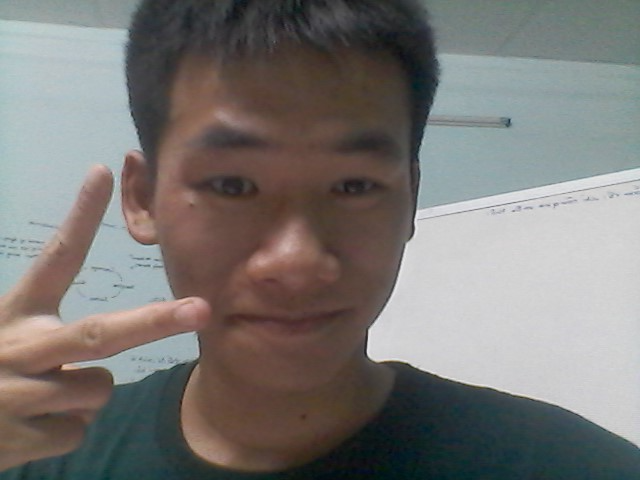
%> input picture Chap2 Spatial Filters/huy.png, 640 x 480 px
$ octave Chap2_bai8_Gaussian_Filter.m   (GNU Octave 9; MATLAB toolbox functions it lacks are replaced by stand-ins)
%> lines starting %> are read from the running program, lines starting %| are printed output that depends on the picture
i = imread('huy.png');
%> i is the input picture: size 480x640x3 uint8; mean R, G, B 122.6, 119.5, 116.9
g = im2gray(i);
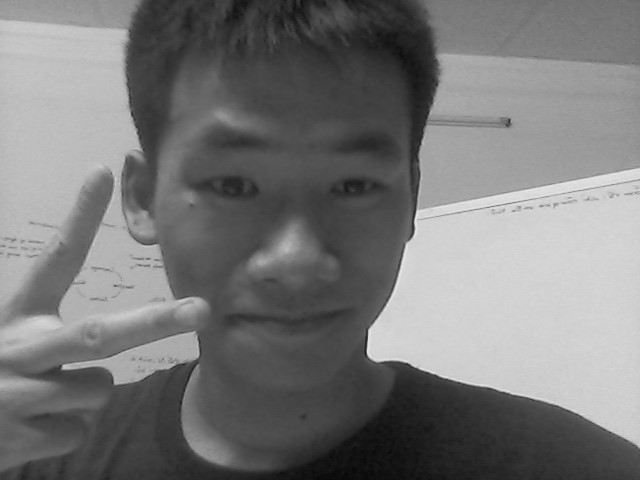
%> g: size 480x640 uint8; min 8, max 232, mean 120.1

gaus_noise = normrnd(0,10,size(g)); % change here for demo

h = ([1 2 1; 2 4 2; 1 2 1])/20; % change here
i1 = g + uint8(gaus_noise);

figure;
subplot(221), imshow(g), title('Origin');

out_a = uint8(conv2(i1,h,'same'));
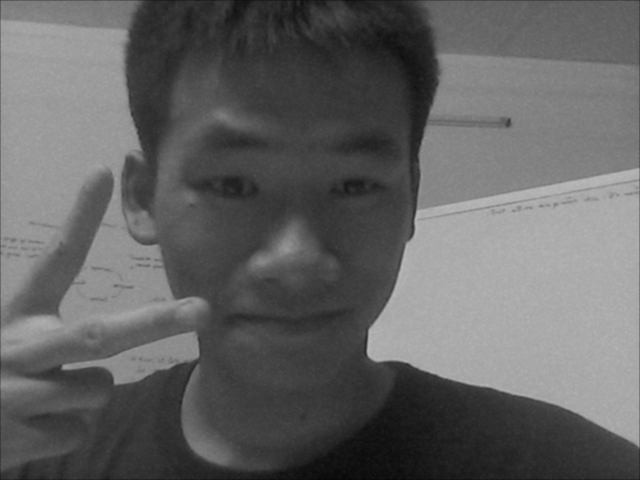
%> out_a: size 480x640 uint8; min 7, max 187, mean 99.1

subplot(222); imshow(i1); title('Noised img');

subplot(223); imshow((out_a)); title('Filtered img');

subplot(224); imshowpair(out_a, g, 'diff'); title('Filtered area')
%> after `imshowpair(out_a, g, 'diff')`:
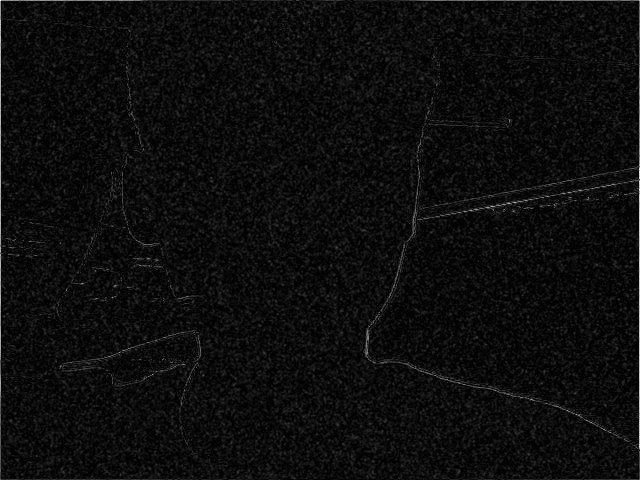
%> displayed picture: size 480x640, on the screen's scale of 0 to 255; min 0, max 255, mean 12.9

sum(dif(:));
%> (this line was passed over: dif is not available in this run)

% comment:
% gaussian filter helps remove some noise
% but also in the meantime also smooth out the edges of object in the img
% such as the area between objects and background in 4th img

$ run again, with Chap2 Spatial Filters/SaltPepperNoise_MedianFilter.png copied over Chap2 Spatial Filters/huy.png
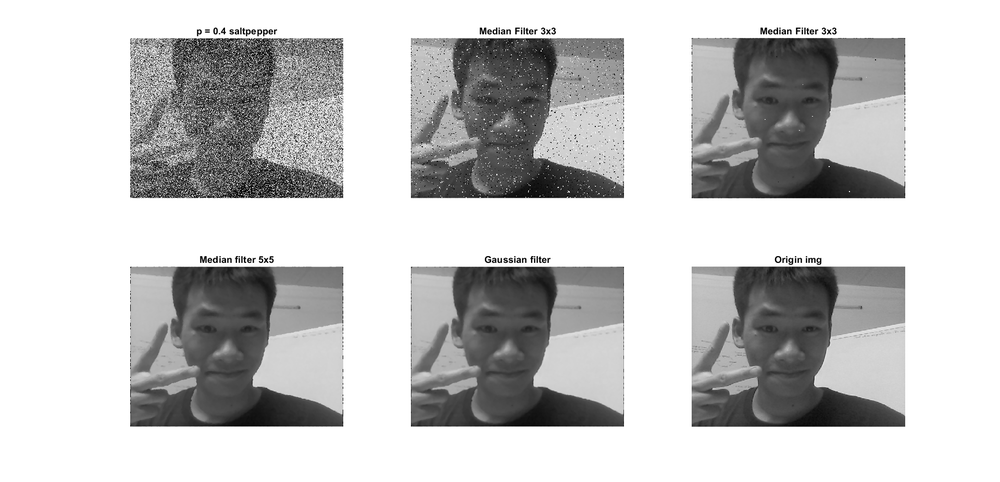
%> input picture Chap2 Spatial Filters/SaltPepperNoise_MedianFilter.png, 1000 x 482 px, shrunk from 1920 x 926 before the run
%> i is the input picture: size 482x1000x3 uint8; min 0, max 255, mean 197.3
%> `out_a = uint8(conv2(i1,h,'same'));`:
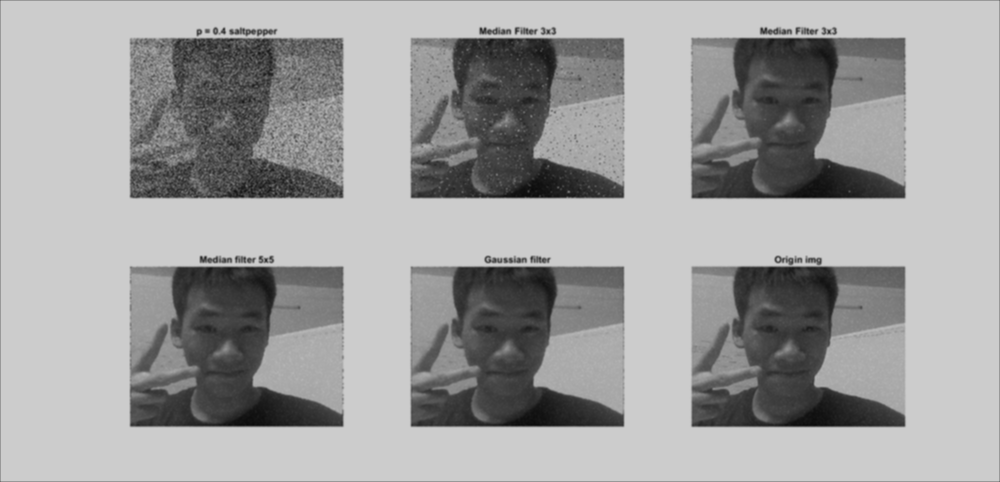
%> out_a: size 482x1000 uint8; min 10, max 204, mean 158.9
%> `imshowpair(out_a, g, 'diff')`:
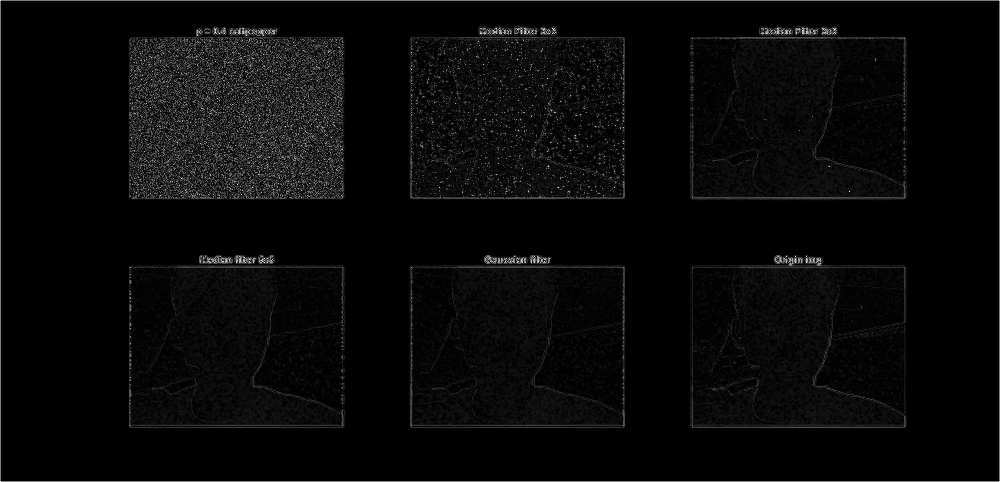
%> displayed picture: size 482x1000, on the screen's scale of 0 to 255; min 0, max 255, mean 8.7
